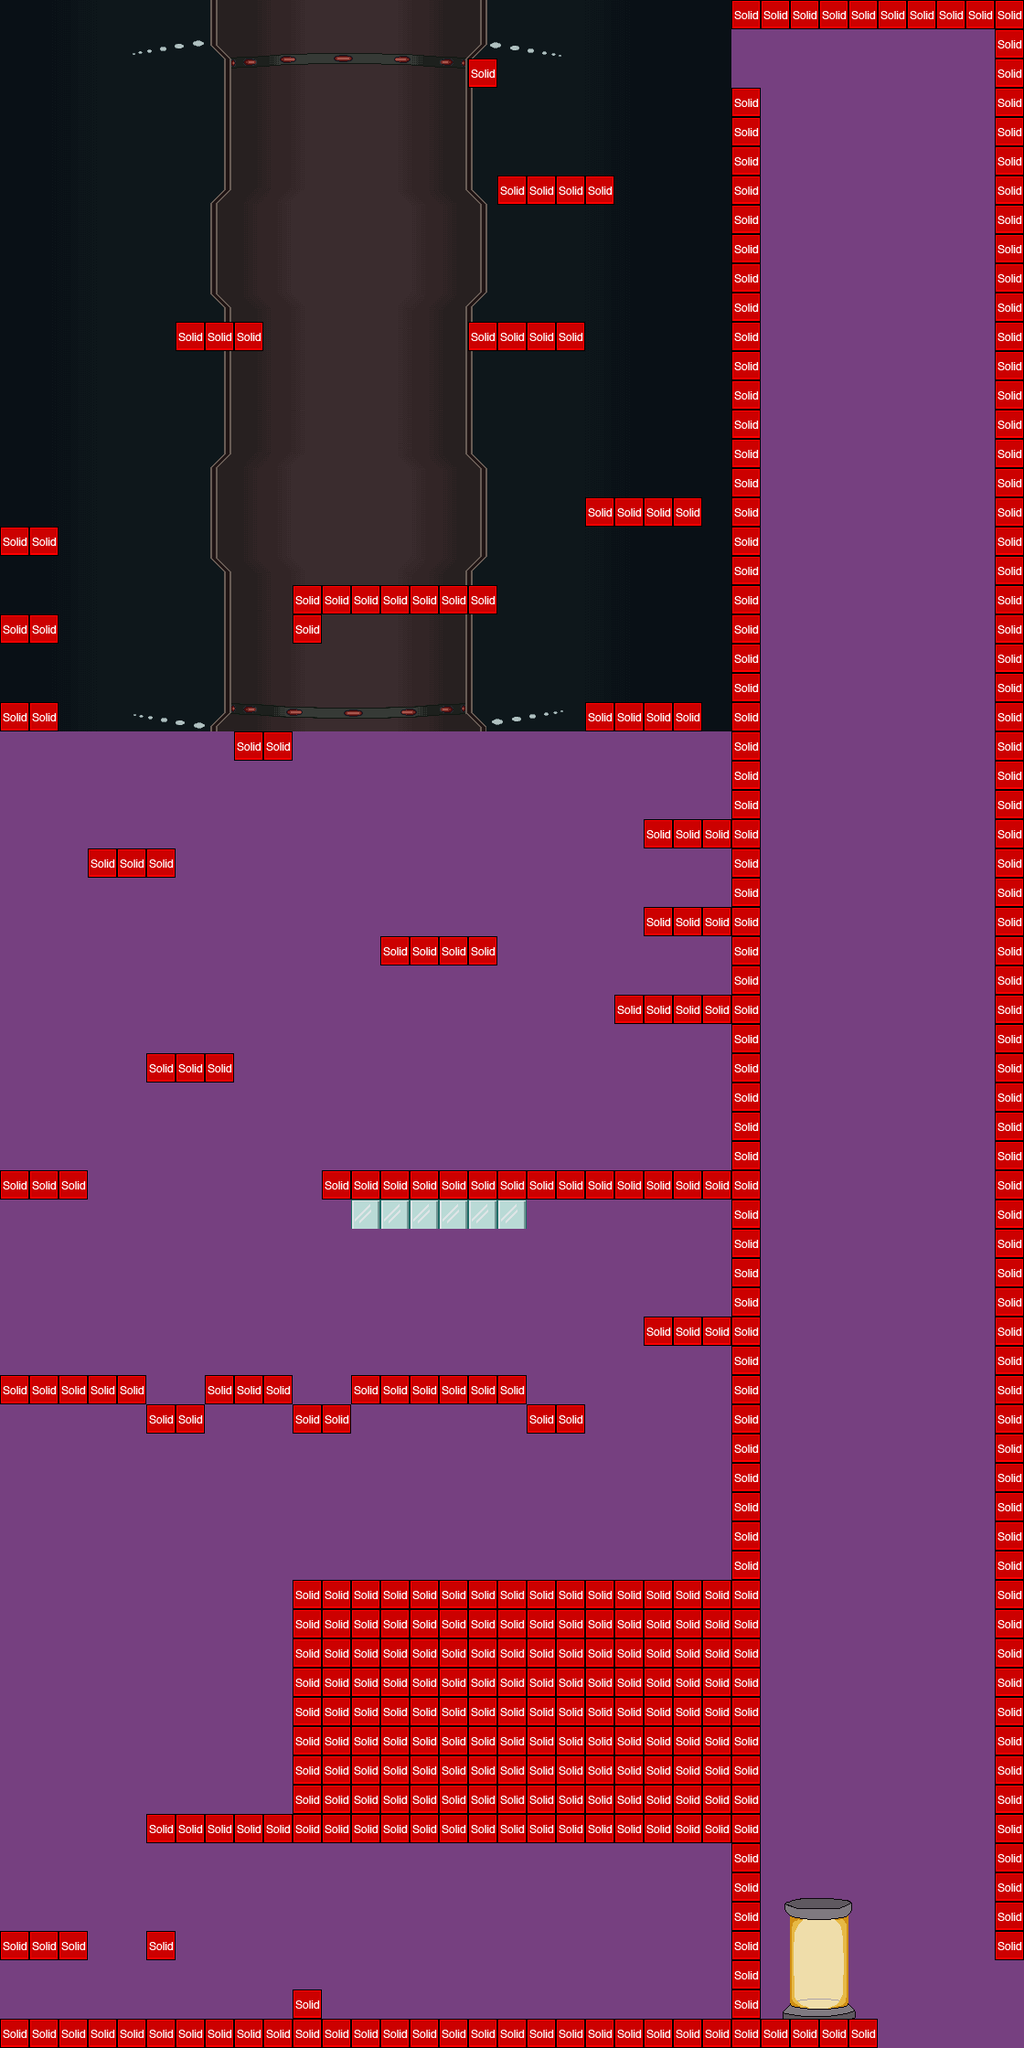

This game map was drawn from its Tiled (.tmx) file and the tilesets committed beside it. A one-line description and the trimmed map source follow:
An orthogonal 35x70 tile map with 32x32 px tiles, 2 tile layers (Foreground, Collision), 2 tilesets, 1 image layer and 79 objects (38x LaserEntity, 8x GreenLaserh, 7x Laser2Entity, 5x Laser6Entity, 5x Laser5Entity, ...).

<map version="1.0" orientation="orthogonal" width="35" height="70" tilewidth="32" tileheight="32" backgroundcolor="#764080">
 <tileset firstgid="1" name="metatiles32x32" tilewidth="32" tileheight="32">
  <image source="metatiles32x32.png" trans="ff00ff" width="160" height="32" />
  <tile id="0">
   <properties>
    <property name="type" value="solid" />
   </properties>
  </tile>
  <tile id="1">
   <properties>
    <property name="type" value="solid" />
   </properties>
  </tile>
  <tile id="4">
   <properties>
    <property name="Collidable" value="True" />
    <property name="image" value="gun" />
    <property name="spritewidth" value="32" />
   </properties>
  </tile>
 </tileset>
 <tileset firstgid="6" name="gametileset" tilewidth="32" tileheight="32">
  <image source="gametileset.png" trans="f78d8d" width="800" height="600" />
 </tileset>
 <imagelayer name="Parallax_layer1" width="35" height="70">
  <image source="../Art/background.png" />
  <properties>
   <property name="ratio" value=".25" />
  </properties>
 </imagelayer>
 <layer name="Foreground" width="35" height="70" opacity="0.9">
  <properties>
   <property name="me.sys.preRender" value="true" />
  </properties>
  <data>[2450 cells, 371 non-empty, 24 distinct tile ids]</data>
 </layer>
 <layer name="Collision" width="35" height="70">
  <data>[2450 cells, 413 non-empty, 1 distinct tile ids]</data>
 </layer>
 <objectgroup name="Entities" width="35" height="70">
  <properties>
   <property name="me.sys.preRender" value="true" />
  </properties>
  <object name="Laser4Entity" x="160" y="2080" width="32" height="32">
   <properties>
    <property name="image" value="laserv_bot" />
    <property name="spriteheight" value="32" />
    <property name="spritewidth" value="32" />
   </properties>
  </object>
  <object name="Laser2Entity" x="160" y="2048" width="32" height="32">
   <properties>
    <property name="image" value="laserv_mid" />
    <property name="spriteheight" value="32" />
    <property name="spritewidth" value="32" />
   </properties>
  </object>
  <object name="Laser3Entity" x="160" y="2016" width="32" height="32">
   <properties>
    <property name="image" value="laserv_top" />
    <property name="spriteheight" value="32" />
    <property name="spritewidth" value="32" />
   </properties>
  </object>
  <object name="glassWallh" x="384" y="1312" width="192" height="32">
   <properties>
    <property name="image" value="clearh" />
    <property name="spriteheight" value="35" />
    <property name="spritewidth" value="210" />
   </properties>
  </object>
  <object name="Laser6Entity" x="320" y="1280" width="32" height="32">
   <properties>
    <property name="image" value="laserh_right" />
    <property name="spriteheight" value="32" />
    <property name="spritewidth" value="32" />
   </properties>
  </object>
  <object name="Laser5Entity" x="96" y="1280" width="32" height="32">
   <properties>
    <property name="image" value="laserh_left" />
    <property name="spriteheight" value="32" />
    <property name="spritewidth" value="32" />
   </properties>
  </object>
  <object name="LaserEntity" x="160" y="1280" width="32" height="32">
   <properties>
    <property name="image" value="laserh_mid" />
    <property name="spriteheight" value="32" />
    <property name="spritewidth" value="32" />
   </properties>
  </object>
  <object name="LaserEntity" x="192" y="1280" width="32" height="32">
   <properties>
    <property name="image" value="laserh_mid" />
    <property name="spriteheight" value="32" />
    <property name="spritewidth" value="32" />
   </properties>
  </object>
  <object name="LaserEntity" x="128" y="1280" width="32" height="32">
   <properties>
    <property name="image" value="laserh_mid" />
    <property name="spriteheight" value="32" />
    <property name="spritewidth" value="32" />
   </properties>
  </object>
  <object name="LaserEntity" x="288" y="1280" width="32" height="32">
   <properties>
    <property name="image" value="laserh_mid" />
    <property name="spriteheight" value="32" />
    <property name="spritewidth" value="32" />
   </properties>
  </object>
  <object name="LaserEntity" x="224" y="1280" width="32" height="32">
   <properties>
    <property name="image" value="laserh_mid" />
    <property name="spriteheight" value="32" />
    <property name="spritewidth" value="32" />
   </properties>
  </object>
  </objectgroup>
</map>
<!-- 68 of 79 objects omitted -->
